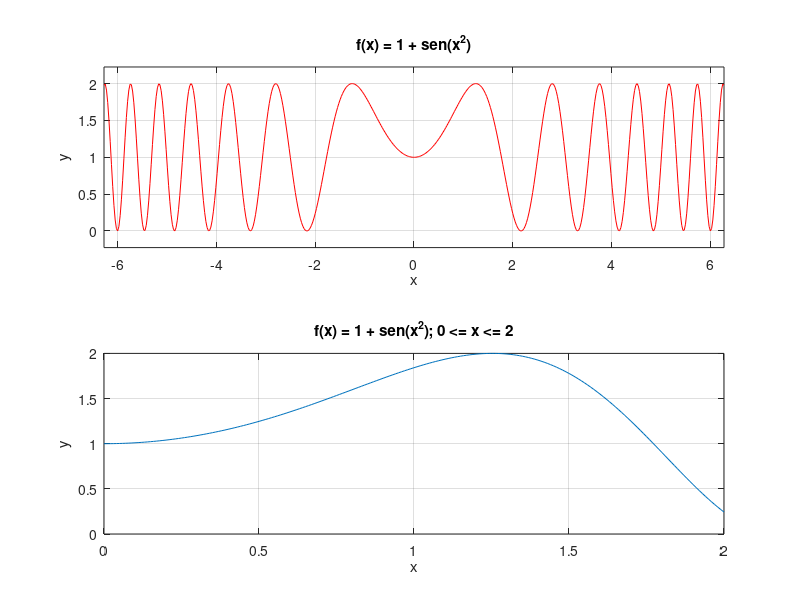

Write MATLAB code to recreate this figure.

clear all

% Gráfica
f = '1 + sin(x.^2)';
x = 0:0.01:2;
y = eval(f);


% Gráfica de la función completa
subplot(2, 1, 1);

f_g = ezplot(f);
set(f_g, 'color', 'r');

title('f(x) = 1 + sen(x^2)');
xlabel('x');
ylabel('y');

grid on


% Gráfica de la función en la región de interes
subplot(2, 1, 2);

plot(x, y);

title('f(x) = 1 + sen(x^2); 0 <= x <= 2');
xlabel('x');
ylabel('y');

grid on
